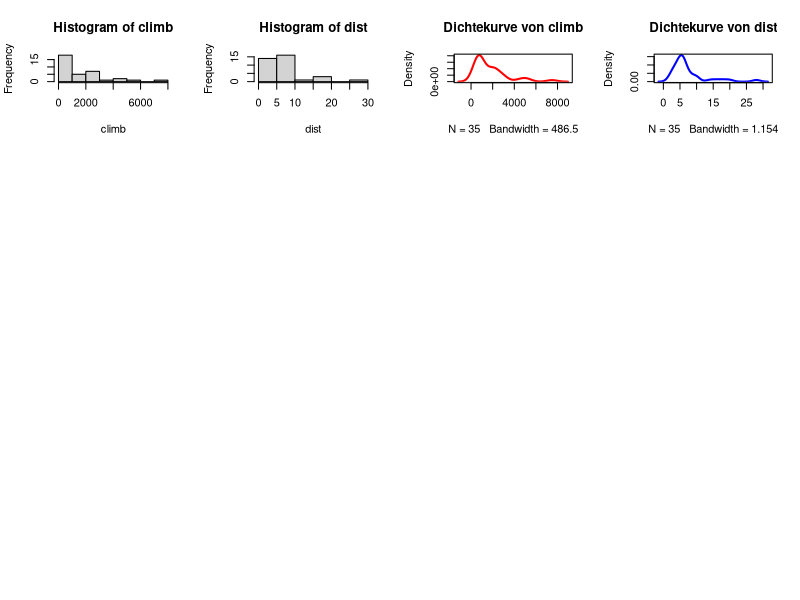

This figure's R source: (Note: this script raises an error after producing the figure.)
library("MASS")
par(mfrow=c(4,4))
data("hills")
attach(hills)
hist(climb, main="Histogram of climb", xlab="climb")
hist(dist, main="Histogram of dist", xlab="dist")
d = density(climb)
plot(d, col = "red", lwd = 2, main="Dichtekurve von climb")
plot(density(dist), col = "blue", lwd = 2, main="Dichtekurve von dist")
detach(hills)
boxplot(climb, main="Boxplot von climb")
boxplot(dist, main="Boxplot von dist")
qqnorm(climb, main="Q-Q Plot von climb")
qqline(climb, col="red", lwd=2)
qqnorm(dist, main="Q-Q Plot von dist")
qqline(dist, col="red", lwd=2)
#logarithmische Daten
logclimb = log(climb)
logdist = log(dist)
hist(logclimb, main="Histogram von log(climb)", xlab="log(climb)")
hist(logdist, main="Histogram von log(dist)", xlab="log(dist)")
qqnorm(logclimb, main="Q-Q Plot von log(climb)")
qqline(logclimb, col="red", lwd=2)
qqnorm(logdist, main="Q-Q Plot von log(dist)")
qqline(logdist, col="red", lwd=2)